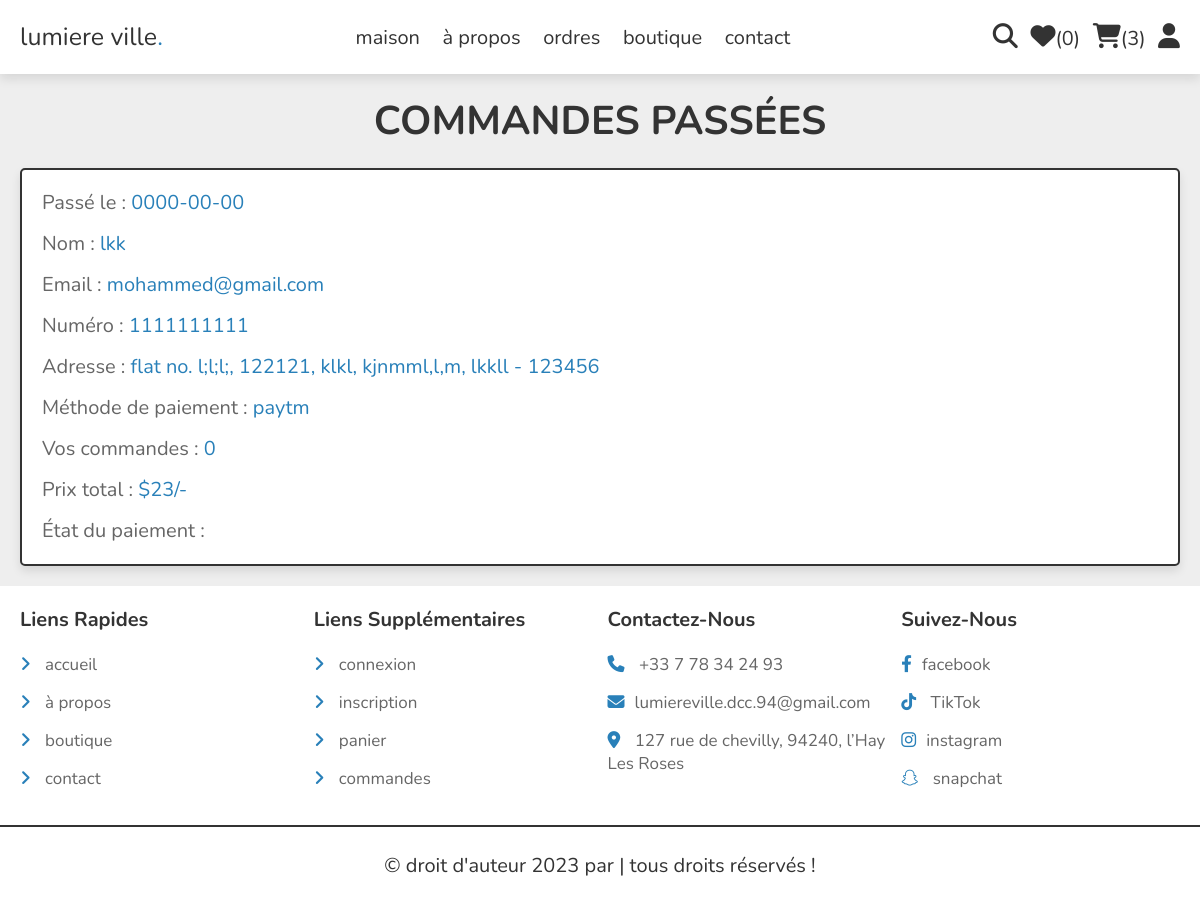
Screenshot of /orders.php (signed in) with the database file from the repository.
### tables this page shows
CREATE TABLE `orders` (
  `orderId` int(11) NOT NULL,
  `userId` int(11) NOT NULL,
  `nom` varchar(255) NOT NULL,
  `numéroDeTéléphone` varchar(15) NOT NULL,
  `email` varchar(255) NOT NULL,
  `méthode` varchar(50) NOT NULL,
  `adresse` varchar(500) NOT NULL,
  `produitTotal` int(11) NOT NULL,
  `prixTotal` float NOT NULL,
  `placéSur` date NOT NULL,
  `statutDePaiement` varchar(50) NOT NULL
);

### orders.php (the view, shortened to what this page needs)
<?php
include 'components/connect.php';
if(isset($_SESSION['userId'])){
   $user_id = $_SESSION['userId'];
}else{
   $user_id = '';
};
?>
<!DOCTYPE html>
<html lang="en">
<head>
   <link rel="stylesheet" href="https://cdnjs.cloudflare.com/ajax/libs/font-awesome/6.1.1/css/all.min.css">
   <link rel="stylesheet" href="css/style.css">
</head>
<body>
<?php include 'components/user_header.php'; ?>
<section class="orders">
   <h1 class="heading">Commandes passées</h1>
   <div class="box-container">
   <?php
      if($user_id == ''){
         echo '<p class="empty">Veuillez vous connecter pour voir vos commandes</p>';
      }else{
         $select_orders = $conn->prepare("SELECT * FROM `orders` WHERE userId = ?");
         $select_orders->execute([$user_id]);
         if($select_orders->rowCount() > 0){
            while($fetch_orders = $select_orders->fetch(PDO::FETCH_ASSOC)){
   ?>
   <div class="box">
      <p>Passé le : <span><?= $fetch_orders['placéSur']; ?></span></p>
      <p>Nom : <span><?= $fetch_orders['nom']; ?></span></p>
      <p>Email : <span><?= $fetch_orders['email']; ?></span></p>
      <p>Numéro : <span><?= $fetch_orders['numéroDeTéléphone']; ?></span></p>
      <p>Adresse : <span><?= $fetch_orders['adresse']; ?></span></p>
      <p>Méthode de paiement : <span><?= $fetch_orders['méthode']; ?></span></p>
      <p>Vos commandes : <span><?= $fetch_orders['produitTotal']; ?></span></p>
      <p>Prix total : <span>$<?= $fetch_orders['prixTotal']; ?>/-</span></p>
      <p>État du paiement : <span style="color:<?php if($fetch_orders['statutDePaiement'] == 'pending'){ echo 'red'; }else{ echo 'green'; }; ?>"><?= $fetch_orders['statutDePaiement']; ?></span> </p>
   </div>
   <?php
      }
      }else{
         echo '<p class="empty">Aucune commande passée pour le moment !</p>';
      }
      }
   ?>
   </div>
</section>
<?php include 'components/footer.php'; ?>
</body>
</html>

### css/style.css (style rules this page uses)
:root { --main-color:#2980b9; --orange:#f39c12; --black:#333; --white:#fff; --light-color:#666; --light-bg:#eeeeee; --border:.2rem solid var(--black); --box-shadow:0 .5rem 1rem rgba(0,0,0,.1); }
* { font-family: 'Nunito', sans-serif; margin:0; padding:0; box-sizing: border-box; outline: none; border:none; text-decoration: none; }
html { font-size: 62.5%; overflow-x: hidden; }
body { background-color: var(--light-bg); }
section { padding:2rem; max-width: 1200px; margin:0 auto; }
.heading { font-size: 4rem; color:var(--black); margin-bottom: 2rem; text-align: center; text-transform: uppercase; }
.orders .box-container { display: flex; flex-wrap: wrap; gap:1.5rem; align-items: flex-start; }
.orders .box-container .box { padding:1rem 2rem; flex:1 1 40rem; border:var(--border); background-color: var(--white); box-shadow: var(--box-shadow); border-radius: .5rem; }
.orders .box-container .box p { margin:.5rem 0; line-height: 1.8; font-size: 2rem; color:var(--light-color); }
.orders .box-container .box p span { color:var(--main-color); }

### rows the page displays
orders: placéSur "0000-00-00", nom "lkk", email "mohammed@gmail.com", numéroDeTéléphone "1111111111", adresse "flat no. l;l;l;, 122121, klkl, kjnmml,l,m, lkkll - 123456", méthode "paytm", produitTotal "0", prixTotal "23"

### other values shown
$total_wishlist_counts "0"
$total_cart_counts "3"
